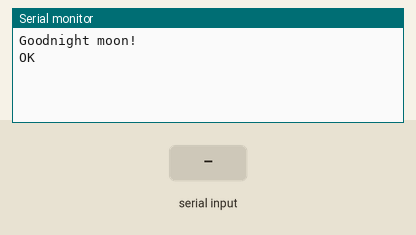
Bench run of a sketch on a simulated Arduino Uno, built with avr-gcc and run on an emulated ATmega328P. Shown: the last lines printed to the serial monitor. Inputs (shaded band) come from the test bench. The modem accepts every AT command (registered, SIM ready, sends succeed) and sends nothing else.

Above: at 1.2 s.
1.3 s: "1" received over the second serial link
At 2.1 s:
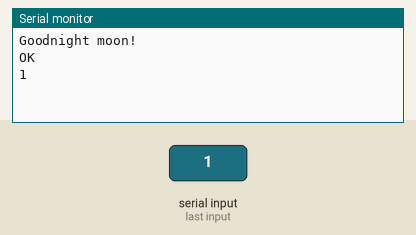
2.9 s: "0" received over the second serial link
At 4.5 s:
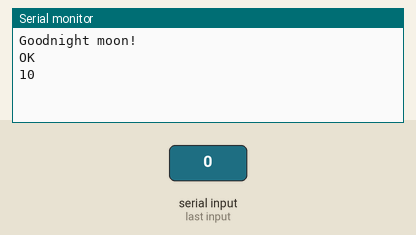

Measured:
- after the input at 1.3 s, the serial monitor: prints a new line after 0.10 s (image 1)
- after the input at 2.9 s, the serial monitor: prints a new line after 0.10 s (image 2)

The sketch:

usbttl.ino
```cpp
/*
此代码可以将arduino开发板作为usbttl模块使用

esp8266模块默认波特率为115200，第一次上传代码软串口波特率应设置为115200
AT+CWMODE=3 设为 client模式，
AT+CWJAP="WIFI","1234567890" 连接wifi   ，比如此命令说明wifi名称为WIFI，密码是1234567890，在使用时请做出对应修改
AT+CIFSR    查看ip,如果返回正常结果，代表连接成功
AT+UART=4800,8,1,0,0   将esp8266波特率设置为4800
*/
#include <SoftwareSerial.h>

SoftwareSerial mySerial(8, 9); // RX-8接esp8266的TX, TX-9接esp8266的RX

void setup() {
  // Open serial communications and wait for port to open:
  Serial.begin(9600);
  while (!Serial) {
    ; // wait for serial port to connect. Needed for native USB port only
  }


  Serial.println("Goodnight moon!");

  // set the data rate for the SoftwareSerial port
  mySerial.begin(4800);//esp8266模块默认波特率为115200，第一次上传代码软串口波特率应设置为115200，修改波特率后再修改此值
  mySerial.println("AT");
}

void loop() { // run over and over
  if (mySerial.available()) {
    delay(100);
    Serial.write(mySerial.read());
  }
  if (Serial.available()) {
     delay(100);
    mySerial.write(Serial.read());
  }
}
```
